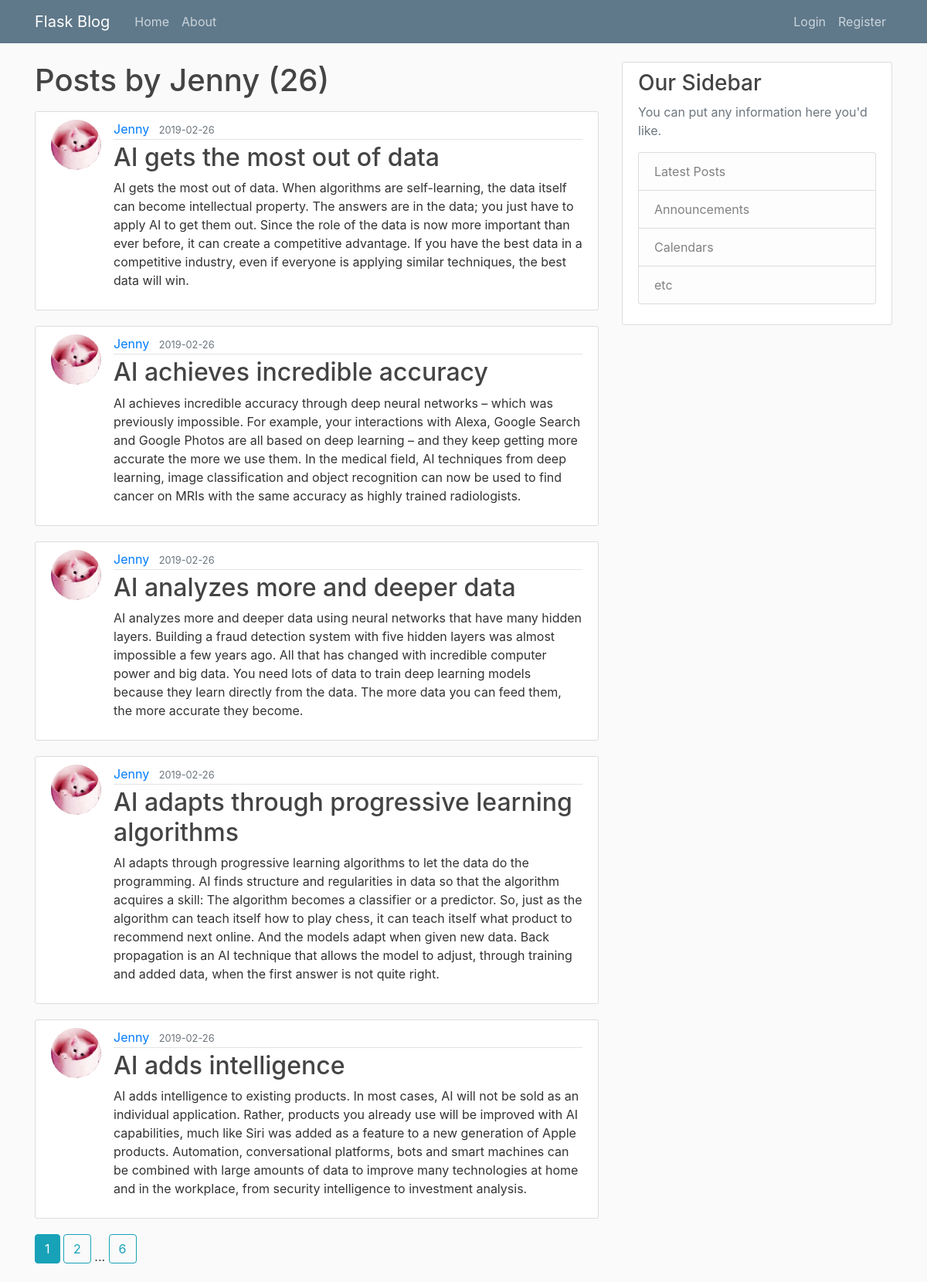
/user/Jenny, run on the app's committed database.
### flaskblog/models.py (models this page shows, shortened)
class User(db.Model, UserMixin):
    id = db.Column(db.Integer, primary_key=True)
    username = db.Column(db.String(20), unique=True, nullable=False)
    email = db.Column(db.String(120), unique=True, nullable=False)
    image_file = db.Column(db.String(20), nullable=False, default='default.jpg')
    password = db.Column(db.String(60), nullable=False)
    posts = db.relationship('Post', backref='author', lazy=True)

class Post(db.Model):
    id = db.Column(db.Integer, primary_key=True)
    title = db.Column(db.String(100), nullable=False)
    date_posted = db.Column(db.DateTime, nullable=False, default=datetime.utcnow)
    content = db.Column(db.Text, nullable=False)
    user_id = db.Column(db.Integer, db.ForeignKey('user.id'), nullable=False)

### flaskblog/users/routes.py (the view)
@users.route("/user/<string:username>")
def user_posts(username):
    page = request.args.get('page', 1, type=int)
    user = User.query.filter_by(username=username).first_or_404()
    posts = Post.query.filter_by(author=user)\
        .order_by(Post.date_posted.desc())\
        .paginate(page=page, per_page=5)
    return render_template('user_posts.html', posts=posts, user=user)

### flaskblog/templates/user_posts.html
{% extends "layout.html" %}
{% block content %}
    <h1 class="mb-3">Posts by {{ user.username }} ({{ posts.total }})</h1>
    {% for post in posts.items %}
        <article class="media content-section">
          <img class="rounded-circle article-img" src="{{ url_for('static', filename='profile_pics/' + post.author.image_file) }}"></img>
          <div class="media-body">
            <div class="article-metadata">
              <a class="mr-2" href="{{ url_for('users.user_posts', username=post.author.username) }}">{{ post.author.username }}</a>
              <small class="text-muted">{{ post.date_posted.strftime('%Y-%m-%d') }}</small>
            </div>
            <h2><a class="article-title" href="{{ url_for('posts.post', post_id=post.id) }}">{{ post.title }}</a></h2>
            <p class="article-content">{{ post.content }}</p>
          </div>
        </article>
    {% endfor %}
    {% for page_num in posts.iter_pages(left_edge=1, right_edge=1, left_current=1, right_current=2) %}
        {% if page_num %}
            {% if posts.page == page_num %}
                <a class="btn btn-info mb-4" href="{{ url_for('users.user_posts', username=user.username, page=page_num) }}">{{ page_num }}</a>
            {% else %}
                <a class="btn btn-outline-info mb-4" href="{{ url_for('users.user_posts', username=user.username, page=page_num) }}">{{ page_num }}</a>
        {% endif %}
        {% else %}
            ...
        {% endif %}
    {% endfor %}
{% endblock content %}

### flaskblog/static/main.css (style rules this page uses)
body { background: #fafafa; color: #333333; margin-top: 5rem; }
h1, h2, h3, h4, h5, h6 { color: #444444; }
.content-section { background: #ffffff; padding: 10px 20px; border: 1px solid #dddddd; border-radius: 3px; margin-bottom: 20px; }
.article-title { color: #444444; }
.article-content { white-space: pre-line; }
.article-img { height: 65px; width: 65px; margin-right: 16px; }
.article-metadata { padding-bottom: 1px; margin-bottom: 4px; border-bottom: 1px solid #e3e3e3 }

### data on the page
User: username "Jenny"
Post: image_file (picture), author.username "Jenny", date_posted "2019-02-26", title "AI gets the most out of data", content "AI gets the most out of data. When algorithms are self-learning, the data itself can become intellectual property. The answers are in the data; you just have to apply AI to get them out. Since the role of the data is now more important than ever before, it can create a competitive advantage. If you have the best data in a competitive industry, even if everyone is applying similar techniques, the best data will win."
Post: image_file (picture), author.username "Jenny", date_posted "2019-02-26", title "AI achieves incredible accuracy", content "AI achieves incredible accuracy through deep neural networks – which was previously impossible. For example, your interactions with Alexa, Google Search and Google Photos are all based on deep learning – and they keep getting more accurate the more we use them. In the medical field, AI techniques from deep learning, image classification and object recognition can now be used to find cancer on MRIs with the same accuracy as highly trained radiologists."
Post: image_file (picture), author.username "Jenny", date_posted "2019-02-26", title "AI analyzes more and deeper data", content "AI analyzes more and deeper data using neural networks that have many hidden layers. Building a fraud detection system with five hidden layers was almost impossible a few years ago. All that has changed with incredible computer power and big data. You need lots of data to train deep learning models because they learn directly from the data. The more data you can feed them, the more accurate they become."
Post: image_file (picture), author.username "Jenny", date_posted "2019-02-26", title "AI adapts through progressive learning algorithms", content "AI adapts through progressive learning algorithms to let the data do the programming. AI finds structure and regularities in data so that the algorithm acquires a skill: The algorithm becomes a classifier or a predictor. So, just as the algorithm can teach itself how to play chess, it can teach itself what product to recommend next online. And the models adapt when given new data. Back propagation is an AI technique that allows the model to adjust, through training and added data, when the first answer is not quite right."
Post: image_file (picture), author.username "Jenny", date_posted "2019-02-26", title "AI adds intelligence", content "AI adds intelligence to existing products. In most cases, AI will not be sold as an individual application. Rather, products you already use will be improved with AI capabilities, much like Siri was added as a feature to a new generation of Apple products. Automation, conversational platforms, bots and smart machines can be combined with large amounts of data to improve many technologies at home and in the workplace, from security intelligence to investment analysis."

### other printed values
{{ posts.total }} "26"
{{ page_num }} "1"
{{ page_num }} "2" "6"
